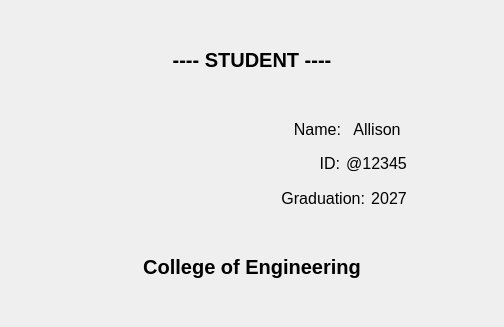
<?xml version="1.0" encoding="UTF-8"?>
<ui version="4.0">
 <class>studentCardDisplay</class>
 <widget class="QDialog" name="studentCardDisplay">
  <property name="geometry">
   <rect>
    <x>0</x>
    <y>0</y>
    <width>504</width>
    <height>327</height>
   </rect>
  </property>
  <property name="windowTitle">
   <string>Dialog</string>
  </property>
  <property name="autoFillBackground">
   <bool>false</bool>
  </property>
  <layout class="QVBoxLayout" name="verticalLayout_2">
   <item>
    <widget class="QLabel" name="label_student">
     <property name="font">
      <font>
       <pointsize>15</pointsize>
       <bold>true</bold>
      </font>
     </property>
     <property name="text">
      <string>---- STUDENT ----</string>
     </property>
     <property name="alignment">
      <set>Qt::AlignmentFlag::AlignCenter</set>
     </property>
    </widget>
   </item>
   <item>
    <layout class="QHBoxLayout" name="horizontalLayout_4">
     <item>
      <spacer name="horizontalSpacer">
       <property name="orientation">
        <enum>Qt::Orientation::Horizontal</enum>
       </property>
       <property name="sizeHint" stdset="0">
        <size>
         <width>20</width>
         <height>20</height>
        </size>
       </property>
      </spacer>
     </item>
     <item>
      <widget class="QLabel" name="label_logo">
       <property name="text">
        <string/>
       </property>
       <property name="alignment">
        <set>Qt::AlignmentFlag::AlignCenter</set>
       </property>
      </widget>
     </item>
     <item>
      <spacer name="horizontalSpacer_2">
       <property name="orientation">
        <enum>Qt::Orientation::Horizontal</enum>
       </property>
       <property name="sizeHint" stdset="0">
        <size>
         <width>40</width>
         <height>20</height>
        </size>
       </property>
      </spacer>
     </item>
     <item>
      <spacer name="horizontalSpacer_4">
       <property name="orientation">
        <enum>Qt::Orientation::Horizontal</enum>
       </property>
       <property name="sizeHint" stdset="0">
        <size>
         <width>40</width>
         <height>20</height>
        </size>
       </property>
      </spacer>
     </item>
     <item>
      <layout class="QVBoxLayout" name="verticalLayout">
       <item>
        <layout class="QHBoxLayout" name="horizontalLayout">
         <item>
          <widget class="QLabel" name="label_name">
           <property name="font">
            <font>
             <pointsize>12</pointsize>
            </font>
           </property>
           <property name="text">
            <string>Name:</string>
           </property>
           <property name="alignment">
            <set>Qt::AlignmentFlag::AlignRight|Qt::AlignmentFlag::AlignTrailing|Qt::AlignmentFlag::AlignVCenter</set>
           </property>
          </widget>
         </item>
         <item>
          <widget class="QLabel" name="label_studentName">
           <property name="font">
            <font>
             <pointsize>12</pointsize>
            </font>
           </property>
           <property name="text">
            <string>Allison</string>
           </property>
           <property name="alignment">
            <set>Qt::AlignmentFlag::AlignCenter</set>
           </property>
          </widget>
         </item>
        </layout>
       </item>
       <item>
        <layout class="QHBoxLayout" name="horizontalLayout_2">
         <item>
          <widget class="QLabel" name="label_id">
           <property name="font">
            <font>
             <pointsize>12</pointsize>
            </font>
           </property>
           <property name="text">
            <string>ID:</string>
           </property>
           <property name="alignment">
            <set>Qt::AlignmentFlag::AlignRight|Qt::AlignmentFlag::AlignTrailing|Qt::AlignmentFlag::AlignVCenter</set>
           </property>
          </widget>
         </item>
         <item>
          <widget class="QLabel" name="label_studentID">
           <property name="font">
            <font>
             <pointsize>12</pointsize>
            </font>
           </property>
           <property name="text">
            <string>@12345</string>
           </property>
           <property name="alignment">
            <set>Qt::AlignmentFlag::AlignCenter</set>
           </property>
          </widget>
         </item>
        </layout>
       </item>
       <item>
        <layout class="QHBoxLayout" name="horizontalLayout_3">
         <item>
          <widget class="QLabel" name="label_graduation">
           <property name="font">
            <font>
             <pointsize>12</pointsize>
            </font>
           </property>
           <property name="text">
            <string>Graduation:</string>
           </property>
           <property name="alignment">
            <set>Qt::AlignmentFlag::AlignRight|Qt::AlignmentFlag::AlignTrailing|Qt::AlignmentFlag::AlignVCenter</set>
           </property>
          </widget>
         </item>
         <item>
          <widget class="QLabel" name="label_studentGraduation">
           <property name="font">
            <font>
             <pointsize>12</pointsize>
            </font>
           </property>
           <property name="text">
            <string>2027</string>
           </property>
           <property name="alignment">
            <set>Qt::AlignmentFlag::AlignCenter</set>
           </property>
          </widget>
         </item>
        </layout>
       </item>
      </layout>
     </item>
     <item>
      <spacer name="horizontalSpacer_3">
       <property name="orientation">
        <enum>Qt::Orientation::Horizontal</enum>
       </property>
       <property name="sizeHint" stdset="0">
        <size>
         <width>40</width>
         <height>20</height>
        </size>
       </property>
      </spacer>
     </item>
    </layout>
   </item>
   <item>
    <widget class="QLabel" name="label_studentCollege">
     <property name="font">
      <font>
       <pointsize>15</pointsize>
       <bold>true</bold>
      </font>
     </property>
     <property name="text">
      <string>College of Engineering</string>
     </property>
     <property name="alignment">
      <set>Qt::AlignmentFlag::AlignCenter</set>
     </property>
    </widget>
   </item>
  </layout>
 </widget>
 <resources/>
 <connections/>
</ui>
